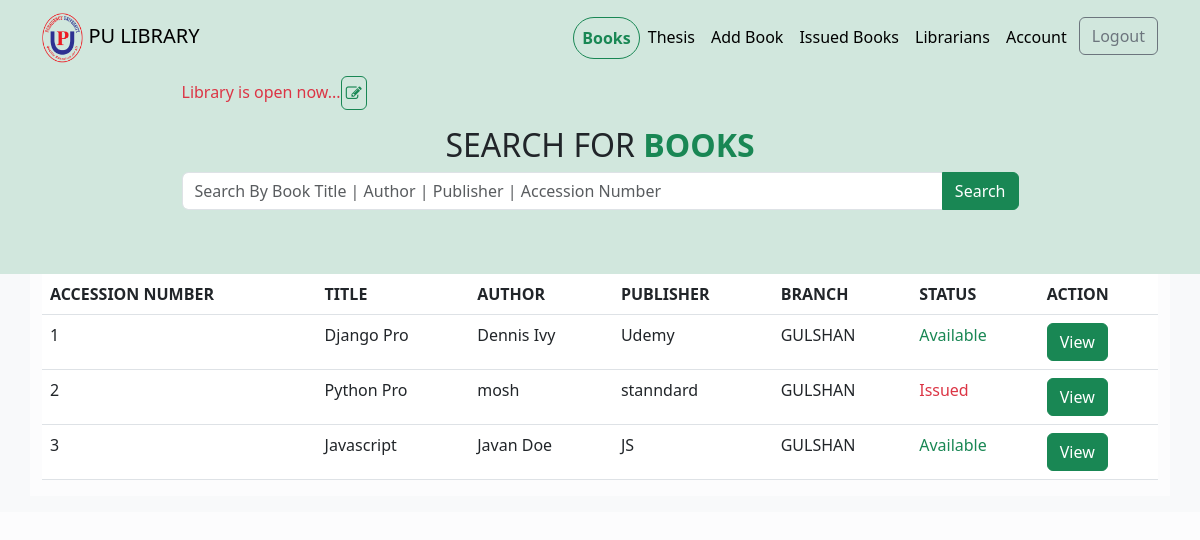
The app's page /books/ (signed in) with its own data.
### library/models.py (models this page shows, shortened)
class NoticeBoard(models.Model):
    notice = models.TextField(blank=True, null=True)
    last_update = models.DateTimeField(auto_now=True)
    id = models.UUIDField(default=uuid.uuid4, unique=True,
                          primary_key=True, editable=False)

class Book(models.Model):
    BRANCH_CHOICE = [
        ('GULSHAN', 'Gulshan'),
        ('BARIDAHRA', 'Baridhara'),
        ('BANANI', 'Banani'),
    ]
    accession_number = models.PositiveIntegerField(
        validators=[MinValueValidator(1), MaxValueValidator(99999)], unique=True)
    title = models.CharField(max_length=255)
    author = models.CharField(max_length=255)
    publication = models.CharField(max_length=255, null=True, blank=True)
    category = models.CharField(max_length=255, null=True, blank=True)
    publish_year = models.PositiveIntegerField(
        validators=[MinValueValidator(1), MaxValueValidator(9999)], null=True, blank=True)
    edition = models.CharField(max_length=255, null=True, blank=True)
    ISBN = models.CharField(max_length=13, null=True, blank=True)
    call_number = models.CharField(max_length=255, null=True, blank=True)
    price = models.DecimalField(
        max_digits=10, decimal_places=2, null=True, blank=True)
    page = models.PositiveIntegerField()
    branch = models.CharField(
        max_length=10, choices=BRANCH_CHOICE, default='GULSHAN', blank=True, null=True)
    location = models.CharField(max_length=255, null=True, blank=True)
    tags = models.CharField(max_length=255, null=True, blank=True)
    cover_photo = models.ImageField(
        default='default-book.png', blank=True, null=True)
    created_at = models.DateTimeField(auto_now_add=True)
    last_updated = models.DateTimeField(auto_now=True)
    id = models.UUIDField(default=uuid.uuid4, unique=True,
                          primary_key=True, editable=False)
    class Meta:
        ordering = ['accession_number']

### library/views.py (the view)
# urls.py: path("books/", views.books, name="books"),
def books(request):
    books, search_query = bookSearch(request)
    issued_books = BookIssue.objects.values_list('book_id', flat=True)
    notice = NoticeBoard.objects.all()[0]
    books, custom_range, paginator = paginateBooks(request, books, 10)
    context = {
        'books': books,
        'issued_books': issued_books,
        'notice': notice,
        'search_query': search_query,
        'custom_range': custom_range,
        'paginator': paginator
    }
    return render(request, 'library/books.html', context)

### library/utils.py (called while the page is built)
def bookSearch(request):
    search_query = ''
    if request.GET.get('search_query'):
        search_query = request.GET.get('search_query')
    books = Book.objects.filter(
        Q(title__icontains=search_query) |
        Q(author__icontains=search_query) |
        Q(publication__icontains=search_query) |
        Q(accession_number__icontains=search_query)
    )
    return books, search_query

def paginateBooks(request, books, results):
    page = request.GET.get('page')
    paginator = Paginator(books, results)
    try:
        books = paginator.page(page)
    except PageNotAnInteger:
        page = 1
        books = paginator.page(page)
    except EmptyPage:
        page = paginator.num_pages
        books = paginator.page(page)
    leftIndex = (int(page)-4)
    if leftIndex < 1:
        leftIndex = 1
    rightIndex = (int(page)+5)
    if rightIndex > paginator.num_pages:
        rightIndex = paginator.num_pages + 1
    custom_range = range(leftIndex, rightIndex)
    return books, custom_range, paginator

### library/templates/library/books.html (shortened to what this page needs)
{% extends 'main.html' %}
{% block content %}
<div class=" bg-success-subtle">
    <div class='container text-center pb-5'>
        <div class='d-flex w-75 m-auto pb-3 notice-board'>
            <marquee class='mt-1 text-danger'>{{notice.notice}} </marquee>
            {% if request.user.is_authenticated %}
            <a class="btn btn-outline-success p-1" href="{% url 'notice-update' notice.id %}"><i class="fa fa-edit" ></i></a>
            {% endif %}
        </div>
        <h2>SEARCH FOR <span class='text-success' style="font-weight: 800;">BOOKS</span></h2>
        <form id="searchForm" action="{% url 'books' %}" method='get'>
            <div class="input-group w-75 m-auto mb-3">
                <input type="text" class="form-control" placeholder="Search By Book Title | Author | Publisher | Accession Number" aria-label="Recipient's username" aria-describedby="button-addon2" name='search_query' value={{search_query}}>
                <button class="btn  btn-success" type="submit" id="button-addon2">Search</button>
            </div>
        </form>
    </div>
</div>
<div class=' bg-light pb-3'>
    <div class="container bg-light-subtle table-responsive">
        <table class="table table-hover">
            <thead>
                <tr>
                    <th>ACCESSION NUMBER</th>
                    <th>TITLE</th>
                    <th>AUTHOR</th>
                    <th>PUBLISHER</th>
                    <th>BRANCH</th>
                    <th>STATUS</th>
                    <th>ACTION</th>
                </tr>
            </thead>
            <tbody>
                {% for book in books %}
                <tr>
                    <td>{{ book.accession_number }}</td>
                    <td>{{ book.title }}</td>
                    <td>{{ book.author }}</td>
                    <td>{{ book.publication }}</td>
                    <td>{{ book.branch }}</td>
                    <td>
                        {% if book.id in issued_books %}
                            <span class="text-danger">Issued</span>
                        {% else %}
                            <span class="text-success">Available</span>
                        {% endif %}
                    </td>
                    <td><a class="btn btn-success" href="{% url 'book' book.id %}">View</a></td>
                </tr>
                {% endfor %}
            </tbody>
        </table>
    </div>
</div>
{% endblock content %}

### records on screen
NoticeBoard: notice "Library is open now..."
Book: accession_number "1", title "Django Pro", author "Dennis Ivy", publication "Udemy", branch "GULSHAN", shows "Available"
Book: accession_number "2", title "Python Pro", author "mosh", publication "stanndard", branch "GULSHAN", shows "Issued"
Book: accession_number "3", title "Javascript", author "Javan Doe", publication "JS", branch "GULSHAN", shows "Available"
